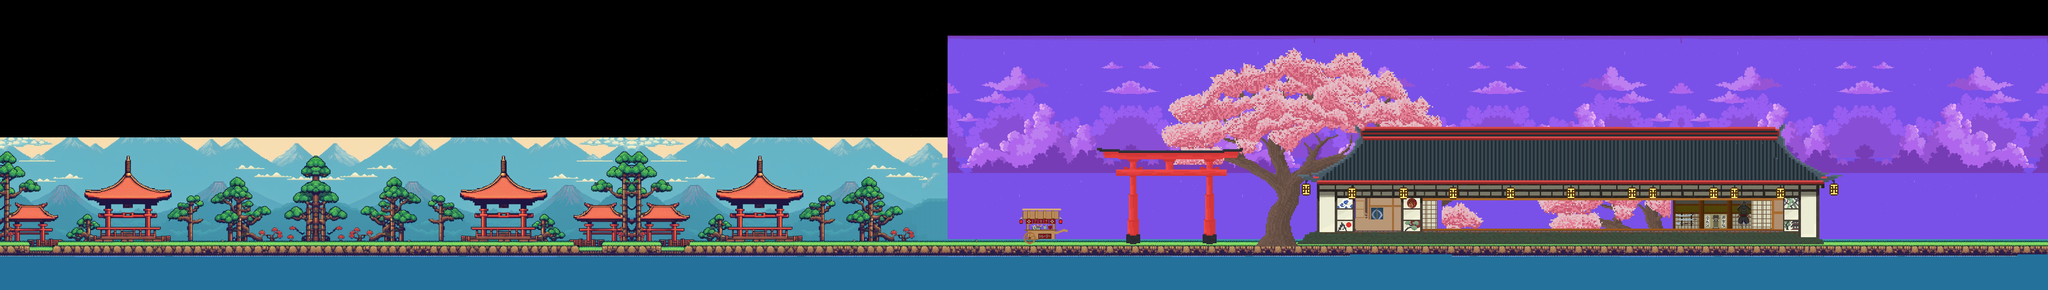

Below is a game level as drawn by its tile map, then a one-line description and the .tmx that defines it (tile-layer data replaced by summaries):
An orthogonal 402x57 tile map with 16x16 px tiles, 13 tile layers (sky, cloud4, cloud5, etoiles, ...), 14 tilesets.

<map version="1.10" tiledversion="1.11.0" orientation="orthogonal" renderorder="right-down" width="402" height="57" tilewidth="16" tileheight="16" infinite="0" nextlayerid="21" nextobjectid="30">
 <tileset firstgid="1" source="Arc.tsx" />
 <tileset firstgid="652" source="Tower.tsx" />
 <tileset firstgid="1004" source="House Outside.tsx" />
 <tileset firstgid="3614" source="House Inside.tsx" />
 <tileset firstgid="4748" source="Sky.tsx" />
 <tileset firstgid="14348" source="Sakura Tree.tsx" />
 <tileset firstgid="17750" source="Trading Cart.tsx" />
 <tileset firstgid="17984" source="pixil-frame-0.tsx" />
 <tileset firstgid="19596" source="1.tsx" />
 <tileset firstgid="20316" source="5.tsx" />
 <tileset firstgid="21036" source="3.tsx" />
 <tileset firstgid="21756" source="2.tsx" />
 <tileset firstgid="22476" source="4.tsx" />
 <tileset firstgid="23196" source="6.tsx" />
 <layer id="12" name="sky" width="402" height="57">
  <data>[22914 cells, 8944 non-empty, 720 distinct tile ids]</data>
 </layer>
 <layer id="15" name="cloud4" width="402" height="57">
  <data>[22914 cells, 3024 non-empty, 504 distinct tile ids]</data>
 </layer>
 <layer id="16" name="cloud5" width="402" height="57">
  <data>[22914 cells, 3862 non-empty, 612 distinct tile ids]</data>
 </layer>
 <layer id="17" name="etoiles" width="402" height="57">
  <data>[22914 cells, 9766 non-empty, 697 distinct tile ids]</data>
 </layer>
 <layer id="14" name="cloud3" width="402" height="57">
  <data>[22914 cells, 2652 non-empty, 442 distinct tile ids]</data>
 </layer>
 <layer id="13" name="cloud" width="402" height="57">
  <data>[22914 cells, 1296 non-empty, 216 distinct tile ids]</data>
 </layer>
 <layer id="3" name="walls" width="402" height="57">
  <data>[22914 cells, 3265 non-empty, 1306 distinct tile ids]</data>
 </layer>
 <layer id="1" name="walls" width="402" height="57">
  <data>[22914 cells, 7740 non-empty, 1612 distinct tile ids]</data>
 </layer>
 <layer id="6" name="walls" width="402" height="57">
  <data>[22914 cells, 3262 non-empty, 2464 distinct tile ids]</data>
 </layer>
 <layer id="7" name="walls" width="402" height="57">
  <data>[22914 cells, 65 non-empty, 65 distinct tile ids]</data>
 </layer>
 <layer id="2" name="walls" width="402" height="57">
  <data>[22914 cells, 915 non-empty, 601 distinct tile ids]</data>
 </layer>
 <layer id="5" name="walls" width="402" height="57">
  <data>[22914 cells, 707 non-empty, 250 distinct tile ids]</data>
 </layer>
 <layer id="4" name="walls" width="402" height="57">
  <data>[22914 cells, 2540 non-empty, 1912 distinct tile ids]</data>
 </layer>
</map>
